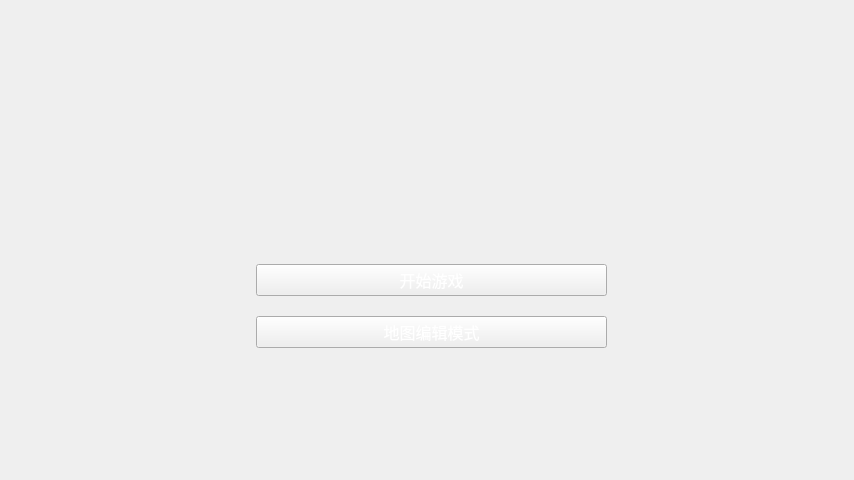
<?xml version="1.0" encoding="UTF-8"?>
<ui version="4.0">
 <class>MainWindow</class>
 <widget class="QMainWindow" name="MainWindow">
  <property name="geometry">
   <rect>
    <x>0</x>
    <y>0</y>
    <width>854</width>
    <height>480</height>
   </rect>
  </property>
  <property name="sizePolicy">
   <sizepolicy hsizetype="Preferred" vsizetype="Preferred">
    <horstretch>0</horstretch>
    <verstretch>0</verstretch>
   </sizepolicy>
  </property>
  <property name="minimumSize">
   <size>
    <width>854</width>
    <height>480</height>
   </size>
  </property>
  <property name="maximumSize">
   <size>
    <width>16777215</width>
    <height>16777215</height>
   </size>
  </property>
  <property name="windowTitle">
   <string>MineParkour</string>
  </property>
  <property name="styleSheet">
   <string notr="true">#MainWindow { background: url(:/assets/gui/options_background.png); }
</string>
  </property>
  <widget class="QWidget" name="centralwidget">
   <property name="sizePolicy">
    <sizepolicy hsizetype="Expanding" vsizetype="Expanding">
     <horstretch>1</horstretch>
     <verstretch>1</verstretch>
    </sizepolicy>
   </property>
   <property name="styleSheet">
    <string notr="true"/>
   </property>
   <layout class="QVBoxLayout" name="verticalLayout_2" stretch="0,10,0,1,0,1,0">
    <property name="spacing">
     <number>0</number>
    </property>
    <property name="topMargin">
     <number>0</number>
    </property>
    <property name="rightMargin">
     <number>0</number>
    </property>
    <property name="bottomMargin">
     <number>0</number>
    </property>
    <item>
     <spacer name="verticalSpacer_3">
      <property name="orientation">
       <enum>Qt::Vertical</enum>
      </property>
      <property name="sizeType">
       <enum>QSizePolicy::Expanding</enum>
      </property>
      <property name="sizeHint" stdset="0">
       <size>
        <width>20</width>
        <height>40</height>
       </size>
      </property>
     </spacer>
    </item>
    <item alignment="Qt::AlignHCenter">
     <widget class="QLabel" name="label">
      <property name="sizePolicy">
       <sizepolicy hsizetype="Fixed" vsizetype="Fixed">
        <horstretch>0</horstretch>
        <verstretch>0</verstretch>
       </sizepolicy>
      </property>
      <property name="minimumSize">
       <size>
        <width>601</width>
        <height>71</height>
       </size>
      </property>
      <property name="maximumSize">
       <size>
        <width>601</width>
        <height>71</height>
       </size>
      </property>
      <property name="styleSheet">
       <string notr="true">background: url(:/assets/gui/logo.png);</string>
      </property>
      <property name="text">
       <string/>
      </property>
     </widget>
    </item>
    <item>
     <spacer name="verticalSpacer">
      <property name="orientation">
       <enum>Qt::Vertical</enum>
      </property>
      <property name="sizeType">
       <enum>QSizePolicy::Minimum</enum>
      </property>
      <property name="sizeHint" stdset="0">
       <size>
        <width>20</width>
        <height>60</height>
       </size>
      </property>
     </spacer>
    </item>
    <item alignment="Qt::AlignHCenter">
     <widget class="StyledPushButton" name="playButton">
      <property name="sizePolicy">
       <sizepolicy hsizetype="Fixed" vsizetype="Fixed">
        <horstretch>0</horstretch>
        <verstretch>0</verstretch>
       </sizepolicy>
      </property>
      <property name="minimumSize">
       <size>
        <width>351</width>
        <height>31</height>
       </size>
      </property>
      <property name="font">
       <font>
        <family>Agency FB</family>
        <pointsize>12</pointsize>
       </font>
      </property>
      <property name="styleSheet">
       <string notr="true">color:white;</string>
      </property>
      <property name="text">
       <string>开始游戏</string>
      </property>
     </widget>
    </item>
    <item>
     <spacer name="verticalSpacer_4">
      <property name="orientation">
       <enum>Qt::Vertical</enum>
      </property>
      <property name="sizeType">
       <enum>QSizePolicy::Minimum</enum>
      </property>
      <property name="sizeHint" stdset="0">
       <size>
        <width>20</width>
        <height>20</height>
       </size>
      </property>
     </spacer>
    </item>
    <item alignment="Qt::AlignHCenter">
     <widget class="StyledPushButton" name="editButton">
      <property name="sizePolicy">
       <sizepolicy hsizetype="Fixed" vsizetype="Fixed">
        <horstretch>0</horstretch>
        <verstretch>0</verstretch>
       </sizepolicy>
      </property>
      <property name="minimumSize">
       <size>
        <width>351</width>
        <height>31</height>
       </size>
      </property>
      <property name="font">
       <font>
        <family>Agency FB</family>
        <pointsize>12</pointsize>
       </font>
      </property>
      <property name="styleSheet">
       <string notr="true">color:white;</string>
      </property>
      <property name="text">
       <string>地图编辑模式</string>
      </property>
     </widget>
    </item>
    <item>
     <spacer name="verticalSpacer_2">
      <property name="orientation">
       <enum>Qt::Vertical</enum>
      </property>
      <property name="sizeHint" stdset="0">
       <size>
        <width>20</width>
        <height>40</height>
       </size>
      </property>
     </spacer>
    </item>
   </layout>
  </widget>
 </widget>
 <customwidgets>
  <customwidget>
   <class>StyledPushButton</class>
   <extends>QPushButton</extends>
   <header>view/widgets/styledpushbutton.h</header>
  </customwidget>
 </customwidgets>
 <resources>
  <include location="../res.qrc"/>
 </resources>
 <connections/>
</ui>
